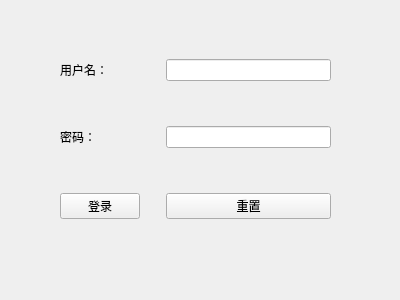
<?xml version="1.0" encoding="UTF-8"?>
<ui version="4.0">
 <class>Form</class>
 <widget class="QWidget" name="Form">
  <property name="geometry">
   <rect>
    <x>0</x>
    <y>0</y>
    <width>400</width>
    <height>300</height>
   </rect>
  </property>
  <property name="windowTitle">
   <string>Form</string>
  </property>
  <widget class="QWidget" name="gridLayoutWidget">
   <property name="geometry">
    <rect>
     <x>50</x>
     <y>30</y>
     <width>291</width>
     <height>221</height>
    </rect>
   </property>
   <layout class="QGridLayout" name="gridLayout">
    <property name="leftMargin">
     <number>10</number>
    </property>
    <property name="topMargin">
     <number>10</number>
    </property>
    <property name="rightMargin">
     <number>10</number>
    </property>
    <property name="bottomMargin">
     <number>10</number>
    </property>
    <property name="spacing">
     <number>26</number>
    </property>
    <item row="0" column="0">
     <widget class="QLabel" name="label">
      <property name="text">
       <string>用户名：</string>
      </property>
     </widget>
    </item>
    <item row="1" column="0">
     <widget class="QLabel" name="label_2">
      <property name="text">
       <string>密码：</string>
      </property>
     </widget>
    </item>
    <item row="1" column="1">
     <widget class="QLineEdit" name="lineEdit_2"/>
    </item>
    <item row="0" column="1">
     <widget class="QLineEdit" name="lineEdit"/>
    </item>
    <item row="2" column="1">
     <widget class="QPushButton" name="pushButton_2">
      <property name="text">
       <string>重置</string>
      </property>
     </widget>
    </item>
    <item row="2" column="0">
     <widget class="QPushButton" name="pushButton">
      <property name="text">
       <string>登录</string>
      </property>
     </widget>
    </item>
   </layout>
  </widget>
 </widget>
 <resources/>
 <connections/>
</ui>
